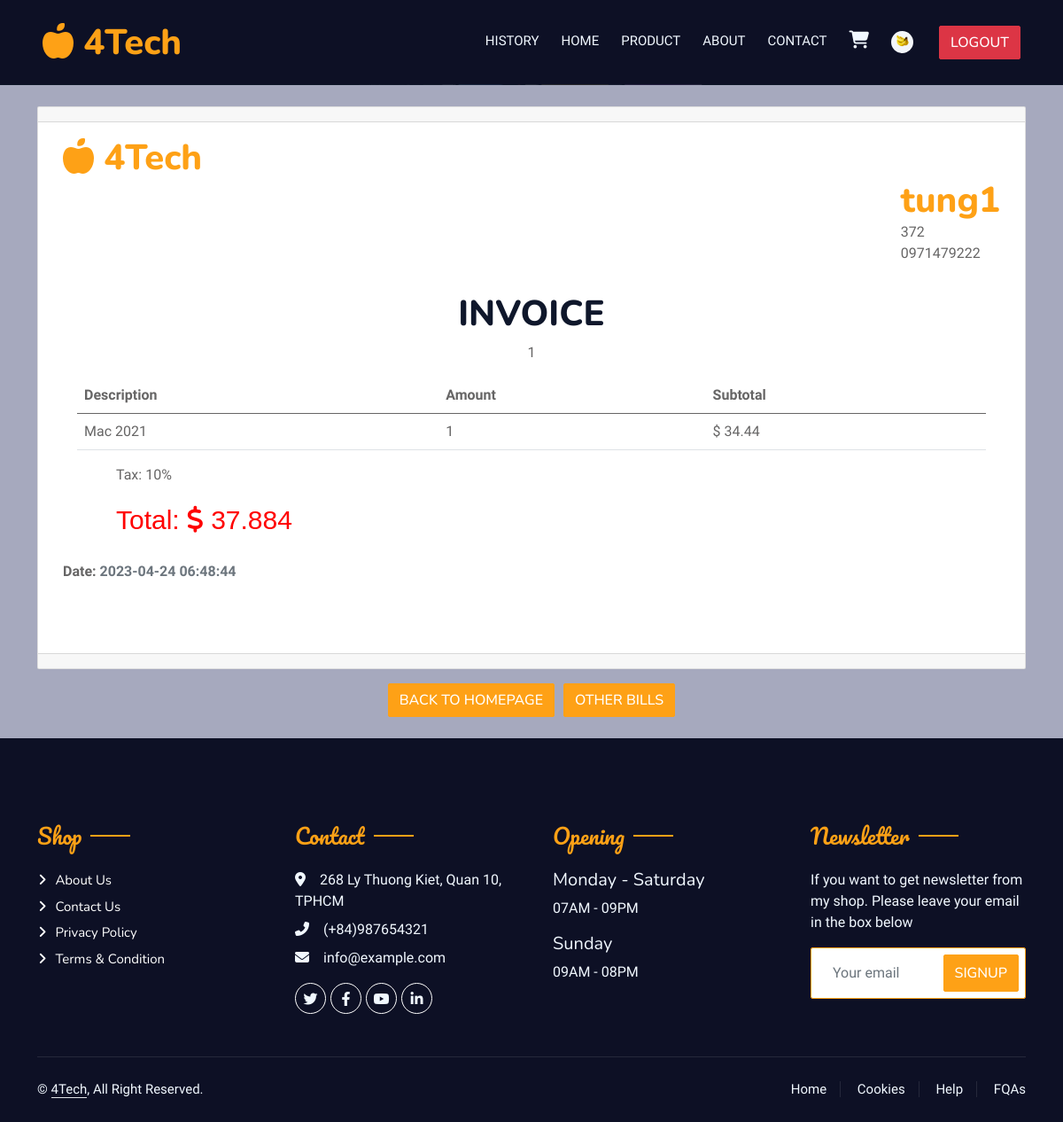
/history/bill.php?id=1 (signed in), run on the app's committed database.
### tables this page shows
CREATE TABLE `customer` (
  `id` int(11) NOT NULL,
  `username` varchar(50) NOT NULL,
  `password` text NOT NULL,
  `name` varchar(100) DEFAULT NULL,
  `phone` varchar(100) DEFAULT NULL,
  `address` varchar(256) DEFAULT NULL,
  `birthday` date DEFAULT NULL,
  `active` int(11) DEFAULT NULL,
  `image` text DEFAULT NULL,
  `status` varchar(10) DEFAULT NULL
);

CREATE TABLE `bill` (
  `id` int(11) NOT NULL,
  `customerID` int(11) NOT NULL,
  `date` text NOT NULL,
  `totalcost` int(11) NOT NULL,
  `Pay_method` char(10) DEFAULT NULL,
  `CHECKED` bit(1) NOT NULL
);

CREATE TABLE `products` (
  `id` int(11) NOT NULL,
  `name` varchar(255) NOT NULL,
  `price` varchar(255) NOT NULL,
  `type` varchar(255) NOT NULL,
  `image` varchar(255) NOT NULL,
  `image1` varchar(255) NOT NULL,
  `image2` varchar(255) NOT NULL,
  `image3` varchar(255) NOT NULL,
  `amount` int(11) DEFAULT NULL,
  `rating` int(11) NOT NULL,
  `chip` varchar(255) NOT NULL,
  `ram` varchar(255) NOT NULL,
  `screen` varchar(255) NOT NULL,
  `battery` varchar(255) NOT NULL,
  `outstanding` varchar(255) NOT NULL,
  `guarantee` varchar(255) NOT NULL
);

### history/bill.php (the view, shortened to what this page needs)
<?php
	if($_SESSION['role'] != 'customer'){
		echo 'This page is only for customer';
	}else{
		require_once('../config/config.php');
		$query = "select * from customer where id='".$_SESSION['id']."'";
		$res = $connection->query($query);
		$cusomer_info =  $res->fetch_assoc();
		$CUSTOMER_ID = $cusomer_info['id'];
		if(isset($_GET['id'])){
			$query = "select * from bill where id=".$_GET['id'];
			$res = $connection->query($query);
			$bill_detail = $res->fetch_assoc();
			$query = " select product_ID, amount from products_of_bill where bill_id=".$_GET['id'].' and customerID='.$CUSTOMER_ID;
			$res = $connection->query($query);
			$product_IDs = $res->fetch_all(MYSQLI_ASSOC);
			$products = array();
			foreach($product_IDs as $id){
				$query = "select * from products where id=".$id['product_ID'];
				$res = $connection->query($query);
				$product = $res->fetch_assoc();
				$product['quantity'] = $id['amount'];
				array_push($products, $product);
			}
		}else{
			header("Location: /history");
			exit;
		}
	}
?>
<!DOCTYPE html>
<html lang='en'>
	<head>
	</head>
	<body style="background-color: #a6a9be;">
		<?php include('../base/header.php'); ?>
			<div class="container-fluid">
					<div class="container mt-4 mb-4">
					<div class="card">
									<div class="card-header bg-black"></div>
									<div class="card-body">
										<div class="container">
										<div class="row">
											<div class="col-xl-12">
											<h1 class="text-primary m-0"><i class="fa-solid fa-apple-whole"></i> 4Tech</h1>
											</div>
										</div>
										<div class="row">
											<div class="col-xl-12">
											<ul class="list-unstyled text-primay float-end">
												<li><h1 class="text-primary m-0"><?php echo $cusomer_info['username']; ?></h1></li>
												<li><?php echo $cusomer_info['address']; ?></li>
												<li><?php echo $cusomer_info['phone']; ?></li>
											</ul>
											</div>
										</div>
										<div class="row text-center">
											<h3 class="text-uppercase text-center mt-3" style="font-size: 40px;">Invoice</h3>
											<p><?php echo $bill_detail['id']; ?></p>
										</div>
										<div class="row mx-3">
											<table class="table">
											<thead>
												<tr>
												<th scope="col">Description</th>
												<th scope="col">Amount</th>
												<th scope="col">Subtotal</th>
												</tr>
											</thead>
											<tbody>
												<?php
												$total = 0;
												foreach($products as $product){ ?>
													<tr>
														<td><?php echo $product['name']; ?></td>
														<td><?php echo $product['quantity']; ?></td>
														<td>$ <?php echo $product['price']*$product['quantity']; ?></td>
													</tr>
												<?php
												$total += $product['quantity']*$product['price'];
												} ?>
											</tbody>
											</table>
											</div>
										<div class="row">
											<div class="col-xl-8" style="margin-left:60px">
											<p>Tax: 10%</p>
											<p
												style="font-size: 30px; color: red; font-weight: 400;font-family: Arial, Helvetica, sans-serif;">
												Total:
												<span><i class="fas fa-dollar-sign"></i> <?php echo $total + 0.1*$total; ?></span></p>
											</div>
										</div>
										<div class="row mt-2 mb-5">
											<p class="fw-bold">Date: <span class="text-muted"><?php echo $bill_detail['date']; ?></span></p>
										</div>
										</div>
									</div>
									<div class="card-footer bg-black"></div>
									</div>
									<div class="row">
										<div class="col d-flex justify-content-center mt-3">
											<a class="btn btn-primary" href="/homepage/">Back to Homepage</a>
											<a href="/history" class="btn btn-primary" style="margin-left: 10px">Other bills</a>
										</div>
									</div>
					</div>
			</div>
	</body>
</html>

### base/header.php (shortened to what this page needs)
   <link rel="stylesheet" href="https://cdnjs.cloudflare.com/ajax/libs/font-awesome/6.4.0/css/all.min.css" type="text/css">
   <link href="https://cdn.jsdelivr.net/npm/bootstrap-icons@1.4.1/font/bootstrap-icons.css" rel="stylesheet" type="text/css">
   <link href="/utils/lib/animate/animate.min.css" rel="stylesheet" type="text/css">
   <link href="/utils/lib/owlcarousel/assets/owl.carousel.min.css" rel="stylesheet" type="text/css">
   <link href="/utils/lib/tempusdominus/css/tempusdominus-bootstrap-4.min.css" rel="stylesheet" type="text/css" />
   <link href="/utils/css/bootstrap.min.css" rel="stylesheet" type="text/css">
   <link href="/utils/css/style.css" rel="stylesheet">
<div class="container-fluid position-relative p-0"   style="background-color:#0d1025 ;">
           <nav class="navbar navbar-expand-lg navbar-dark px-4 px-lg-5 py-3 py-lg-0">
               <a href="/homepage/" class="navbar-brand p-0">
                   <h1 class="text-primary m-0"><i class="fa-solid fa-apple-whole"></i> 4Tech</h1>
               </a>
               <div class="collapse navbar-collapse" id="navbarCollapse">
                   <div class="navbar-nav ms-auto py-0 pe-4">
				<?php
					if(isset($_SESSION['username']) && $_SESSION['loggedin'] == true && $_SESSION['role']=='customer'){
					$link = mysqli_connect(DB_SERVER, DB_USERNAME, DB_PASSWORD, DB_NAME);
					$query = "select image from customer where username='".$_SESSION['username']."'";
					$image = $link->query($query)->fetch_assoc()['image'];
					echo "<a href='/history/' class='nav-item nav-link'>History</a>";
					}else{
					}?>
                       <a href="/homepage/" class="nav-item nav-link">Home</a>
                       <a href="/product-search/" class="nav-item nav-link">Product</a>
                       <a href="#about" class="nav-item nav-link">About</a>
                       <a href="#contact" class="nav-item nav-link">Contact</a>
				<?php if(isset($_SESSION['username']) && $_SESSION['loggedin'] == true && $_SESSION['role']=='customer'){
					echo '<a href="/cart/" class="nav-item nav-link"><i class="fa-solid fa-cart-shopping" style="font-size:20px"></i></a>';
                   	echo'<a href="/customer/" class="nav-item nav-link">';
					echo '<i><img src="'.$image.'" style="width:25px;height:25px;border-radius:20px;"></i>';
					echo '</a></div>';
					echo'<div class="d-flex justify-content-center"><a href="/login/logout.php" class="btn btn-danger" style="margin-left: 5px">Logout</a></div>';
				}else{
					echo'</div><div class="d-flex justify-content-center"><a href="/login/login.php" class="btn btn-primary">';
					echo "Login";
					echo '</a></div>';
				}
				?>
               </div>
           </nav>
       </div>

### utils/css/style.css (style rules this page uses)
:root { --primary: #FEA116; --light: #F1F8FF; --dark: #0F172B; }
.ff-secondary { font-family: 'Pacifico', cursive; }
.btn { font-family: 'Nunito', sans-serif; font-weight: 500; text-transform: uppercase; transition: .5s; }
.btn.btn-primary, .btn.btn-secondary { color: #FFFFFF; }
.navbar-dark .navbar-nav .nav-link { position: relative; margin-left: 25px; padding: 35px 0; font-size: 15px; color: var(--light) !important; text-transform: uppercase; font-weight: 500; outline: none; transition: .5s; }
@media (min-width: 992px) { .navbar-dark { position: absolute; width: 100%; top: 0; left: 0; z-index: 999; } }
.section-title { position: relative; display: inline-block; }
.section-title::before { position: absolute; content: ""; width: 45px; height: 2px; top: 50%; left: -55px; margin-top: -1px; background: var(--primary); }
.section-title::after { position: absolute; content: ""; width: 45px; height: 2px; top: 50%; right: -55px; margin-top: -1px; background: var(--primary); }
.section-title.text-start::before, .section-title.text-end::after { display: none; }
.footer .btn.btn-social { margin-right: 5px; width: 35px; height: 35px; display: flex; align-items: center; justify-content: center; color: var(--light); border: 1px solid #FFFFFF; border-radius: 35px; transition: .3s; }
.footer .btn.btn-link { display: block; margin-bottom: 5px; padding: 0; text-align: left; color: #FFFFFF; font-size: 15px; font-weight: normal; text-transform: capitalize; transition: .3s; }
.footer .btn.btn-link::before { position: relative; content: "\f105"; font-family: "Font Awesome 5 Free"; font-weight: 900; margin-right: 10px; }
.footer .copyright { padding: 25px 0; font-size: 15px; border-top: 1px solid rgba(256, 256, 256, .1); }
.footer .copyright a { color: var(--light); }
.footer .footer-menu a { margin-right: 15px; padding-right: 15px; border-right: 1px solid rgba(255, 255, 255, .1); }
.footer .footer-menu a:last-child { margin-right: 0; padding-right: 0; border-right: none; }
.navbar-dark { background-color:#0d1025; }

### data on the page
customer: image (picture), username "tung1", address "372", phone "0971479222"
bill: id "1", date "2023-04-24 06:48:44"
products: name "Mac 2021", id "1", $product['price']*$product['quantity'] "34.44"

### other printed values
$total + 0.1*$total "37.884"
